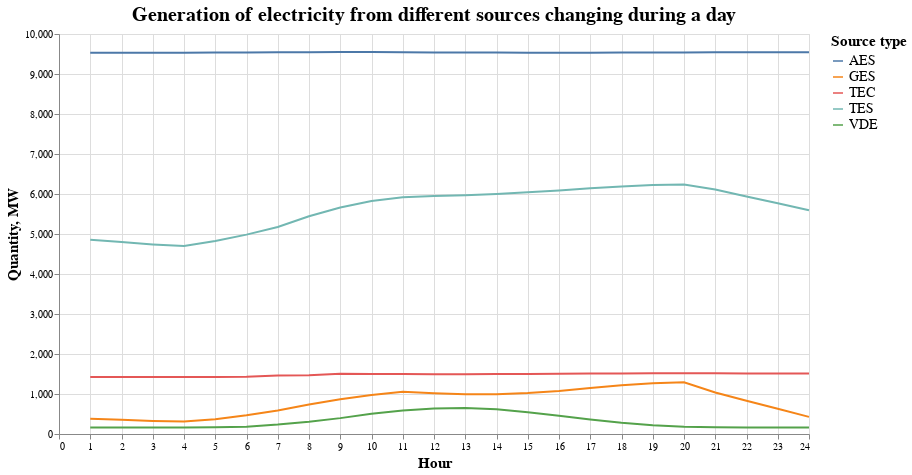

The notebook cell saved with this chart:
### Markdown cell above
## 3. Як змінюється генерація електроенергії з різних джерел впродовж доби?

Щоб відповісти на це питання, для візуалізації я використала Line Chart. Кожна лінія відповідає за конкретне джерело: значення по осі X відображають час доби, а значення по осі Y - кількість згенерованої цим джерелом енергії. Перевагою цієї візуалізації є зручність відслідковування динамічності змін кількості електроенергії.  
  
Альтернативним варіантом було використання Bar Chart. Опис переваг/недоліків зазначений у першому завданні.

### Code cell
df_day_time = df.groupby('Hour').mean().reset_index()


chart_3 = alt.Chart(df_day_time).transform_fold(
                    ['AES', 'TEC', 'VDE', 'TES', 'GES'],
                    as_=['Source type', 'Quantity']
                ).transform_loess('Hour', 'Quantity', groupby=['Source type']
                ).mark_line().encode(
                    x = alt.X('Hour:Q', title='Hour', sort='ascending', scale = alt.Scale(zero = False)),
                    y = alt.Y('Quantity:Q', scale = alt.Scale(zero = False), title='Quantity, MW'),
                    color = alt.Color('Source type:N'),
                    tooltip = alt.Tooltip(['Source type:N', 'Hour:Q', 'Quantity:Q'])
                ).configure_legend(
                    titleFontSize=15,
                    labelFontSize=14
                ).configure_axis(
                    titleFontSize=15
                ).configure_title(
                    fontSize=20     
                ).properties(width = 750, height = 400, 
                    title = 'Generation of electricity from different sources changing during a day')

chart_3

### Figure 1 — Vega-Lite specification as saved in the notebook (floating-point values rounded to 4 significant figures)
{"config": {"view": {"continuousWidth": 400, "continuousHeight": 300}, "axis": {"titleFontSize": 15}, "legend": {"labelFontSize": 14, "titleFontSize": 15}, "title": {"fontSize": 20}}, "data": {"name": "data-86411895419a28b26be69107455b48c2"}, "mark": "line", "encoding": {"color": {"type": "nominal", "field": "Source type"}, "tooltip": [{"type": "nominal", "field": "Source type"}, {"type": "quantitative", "field": "Hour"}, {"type": "quantitative", "field": "Quantity"}], "x": {"type": "quantitative", "field": "Hour", "scale": {"zero": false}, "sort": "ascending", "title": "Hour"}, "y": {"type": "quantitative", "field": "Quantity", "scale": {"zero": false}, "title": "Quantity, MW"}}, "height": 400, "title": "Generation of electricity from different sources changing during a day", "transform": [{"fold": ["AES", "TEC", "VDE", "TES", "GES"], "as": ["Source type", "Quantity"]}, {"loess": "Quantity", "on": "Hour", "groupby": ["Source type"]}], "width": 750, "$schema": "https://vega.github.io/schema/vega-lite/v4.8.1.json", "datasets": {"data-86411895419a28b26be69107455b48c2": [{"Hour": 1, "AES": 9534.0, "TEC": 1429.0, "VDE": 164.2, "TES": 4883.0, "GES": 413.7, "GAES_GEN": 0.2671, "CONSUMPTION": 15190.0, "GAES_PUMP": -519.7, "UK_BLR_RUS": -27.02, "UK_EURO": -529.8, "UK_MLD": -53.71}, {"Hour": 2, "AES": 9531.0, "TEC": 1425.0, "VDE": 164.8, "TES": 4773.0, "GES": 325.8, "GAES_GEN": 0.0, "CONSUMPTION": 14680.0, "GAES_PUMP": -836.4, "UK_BLR_RUS": -25.2, "UK_EURO": -534.0, "UK_MLD": -43.07}, {"Hour": 3, "AES": 9530.0, "TEC": 1425.0, "VDE": 164.7, "TES": 4722.0, "GES": 314.6, "GAES_GEN": 0.0, "CONSUMPTION": 14470.0, "GAES_PUMP": -996.3, "UK_BLR_RUS": -36.43, "UK_EURO": -529.5, "UK_MLD": -35.41}, {"Hour": 4, "AES": 9532.0, "TEC": 1424.0, "VDE": 164.2, "TES": 4685.0, "GES": 290.0, "GAES_GEN": 0.0, "CONSUMPTION": 14410.0, "GAES_PUMP": -1009.0, "UK_BLR_RUS": -27.31, "UK_EURO": -524.0, "UK_MLD": -30.57}, {"Hour": 5, "AES": 9535.0, "TEC": 1426.0, "VDE": 165.1, "TES": 4698.0, "GES": 323.3, "GAES_GEN": 0.0, "CONSUMPTION": 14560.0, "GAES_PUMP": -934.0, "UK_BLR_RUS": -6.262, "UK_EURO": -518.6, "UK_MLD": -31.22}, {"Hour": 6, "AES": 9537.0, "TEC": 1426.0, "VDE": 173.4, "TES": 4753.0, "GES": 307.2, "GAES_GEN": 0.0, "CONSUMPTION": 15120.0, "GAES_PUMP": -371.6, "UK_BLR_RUS": -67.18, "UK_EURO": -500.6, "UK_MLD": -29.84}, {"Hour": 7, "AES": 9544.0, "TEC": 1449.0, "VDE": 194.4, "TES": 5139.0, "GES": 587.6, "GAES_GEN": 4.706, "CONSUMPTION": 16120.0, "GAES_PUMP": -116.1, "UK_BLR_RUS": -34.88, "UK_EURO": -469.0, "UK_MLD": -49.29}, {"Hour": 8, "AES": 9550.0, "TEC": 1489.0, "VDE": 266.0, "TES": 5477.0, "GES": 720.1, "GAES_GEN": 30.29, "CONSUMPTION": 16800.0, "GAES_PUMP": -36.99, "UK_BLR_RUS": -66.24, "UK_EURO": -440.0, "UK_MLD": -51.19}, {"Hour": 9, "AES": 9550.0, "TEC": 1499.0, "VDE": 389.4, "TES": 5740.0, "GES": 1048.0, "GAES_GEN": 112.9, "CONSUMPTION": 17700.0, "GAES_PUMP": -10.77, "UK_BLR_RUS": 6.689, "UK_EURO": -423.9, "UK_MLD": -69.42}, {"Hour": 10, "AES": 9548.0, "TEC": 1501.0, "VDE": 529.5, "TES": 5897.0, "GES": 1088.0, "GAES_GEN": 183.7, "CONSUMPTION": 18080.0, "GAES_PUMP": -14.96, "UK_BLR_RUS": -21.87, "UK_EURO": -431.1, "UK_MLD": -69.77}, {"Hour": 11, "AES": 9545.0, "TEC": 1499.0, "VDE": 623.2, "TES": 5946.0, "GES": 1072.0, "GAES_GEN": 211.0, "CONSUMPTION": 18210.0, "GAES_PUMP": -28.32, "UK_BLR_RUS": -25.8, "UK_EURO": -436.0, "UK_MLD": -67.32}, {"Hour": 12, "AES": 9541.0, "TEC": 1496.0, "VDE": 675.2, "TES": 5949.0, "GES": 1003.0, "GAES_GEN": 179.5, "CONSUMPTION": 18120.0, "GAES_PUMP": -39.9, "UK_BLR_RUS": -42.9, "UK_EURO": -444.8, "UK_MLD": -63.45}, {"Hour": 13, "AES": 9535.0, "TEC": 1493.0, "VDE": 676.2, "TES": 5949.0, "GES": 958.5, "GAES_GEN": 152.3, "CONSUMPTION": 18080.0, "GAES_PUMP": -47.1, "UK_BLR_RUS": 4.561, "UK_EURO": -445.7, "UK_MLD": -64.72}, {"Hour": 14, "AES": 9534.0, "TEC": 1497.0, "VDE": 634.3, "TES": 5999.0, "GES": 1007.0, "GAES_GEN": 149.7, "CONSUMPTION": 18120.0, "GAES_PUMP": -39.78, "UK_BLR_RUS": -20.34, "UK_EURO": -446.4, "UK_MLD": -67.59}, {"Hour": 15, "AES": 9533.0, "TEC": 1501.0, "VDE": 561.8, "TES": 6039.0, "GES": 978.0, "GAES_GEN": 145.7, "CONSUMPTION": 18060.0, "GAES_PUMP": -30.28, "UK_BLR_RUS": -24.9, "UK_EURO": -446.6, "UK_MLD": -63.53}, {"Hour": 16, "AES": 9532.0, "TEC": 1505.0, "VDE": 459.4, "TES": 6081.0, "GES": 1048.0, "GAES_GEN": 166.5, "CONSUMPTION": 18150.0, "GAES_PUMP": -17.47, "UK_BLR_RUS": 11.9, "UK_EURO": -441.4, "UK_MLD": -62.2}, {"Hour": 17, "AES": 9533.0, "TEC": 1511.0, "VDE": 357.4, "TES": 6143.0, "GES": 1166.0, "GAES_GEN": 296.9, "CONSUMPTION": 18340.0, "GAES_PUMP": -5.069, "UK_BLR_RUS": -25.16, "UK_EURO": -436.2, "UK_MLD": -56.84}, {"Hour": 18, "AES": 9534.0, "TEC": 1516.0, "VDE": 261.1, "TES": 6204.0, "GES": 1242.0, "GAES_GEN": 414.5, "CONSUMPTION": 18510.0, "GAES_PUMP": -0.9781, "UK_BLR_RUS": -20.02, "UK_EURO": -426.4, "UK_MLD": -59.86}, {"Hour": 19, "AES": 9537.0, "TEC": 1518.0, "VDE": 195.5, "TES": 6233.0, "GES": 1292.0, "GAES_GEN": 443.5, "CONSUMPTION": 18570.0, "GAES_PUMP": -0.6386, "UK_BLR_RUS": -11.43, "UK_EURO": -422.0, "UK_MLD": -60.03}, {"Hour": 20, "AES": 9541.0, "TEC": 1518.0, "VDE": 167.1, "TES": 6243.0, "GES": 1284.0, "GAES_GEN": 462.4, "CONSUMPTION": 18550.0, "GAES_PUMP": -0.0571, "UK_BLR_RUS": -35.63, "UK_EURO": -419.1, "UK_MLD": -56.67}, {"Hour": 21, "AES": 9542.0, "TEC": 1517.0, "VDE": 163.1, "TES": 6237.0, "GES": 1358.0, "GAES_GEN": 494.7, "CONSUMPTION": 18670.0, "GAES_PUMP": -0.02581, "UK_BLR_RUS": -4.708, "UK_EURO": -417.0, "UK_MLD": -67.17}, {"Hour": 22, "AES": 9543.0, "TEC": 1513.0, "VDE": 163.6, "TES": 6150.0, "GES": 1099.0, "GAES_GEN": 368.5, "CONSUMPTION": 18150.0, "GAES_PUMP": -0.6648, "UK_BLR_RUS": -42.79, "UK_EURO": -431.1, "UK_MLD": -67.69}, {"Hour": 23, "AES": 9543.0, "TEC": 1500.0, "VDE": 164.2, "TES": 5808.0, "GES": 629.1, "GAES_GEN": 98.54, "CONSUMPTION": 17020.0, "GAES_PUMP": -6.458, "UK_BLR_RUS": -60.7, "UK_EURO": -470.3, "UK_MLD": -61.08}, {"Hour": 24, "AES": 9540.0, "TEC": 1445.0, "VDE": 165.0, "TES": 5495.0, "GES": 427.8, "GAES_GEN": 11.18, "CONSUMPTION": 16040.0, "GAES_PUMP": -276.8, "UK_BLR_RUS": -75.41, "UK_EURO": -516.3, "UK_MLD": -62.67}]}}
